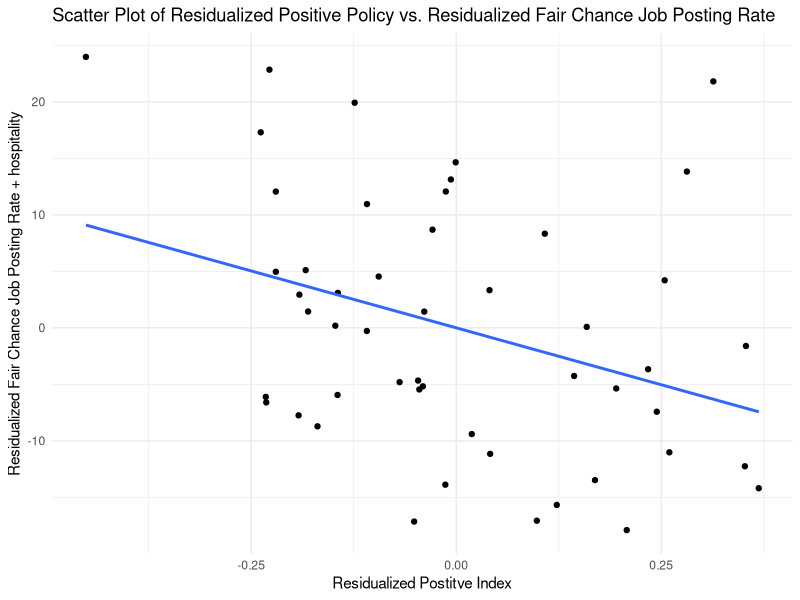
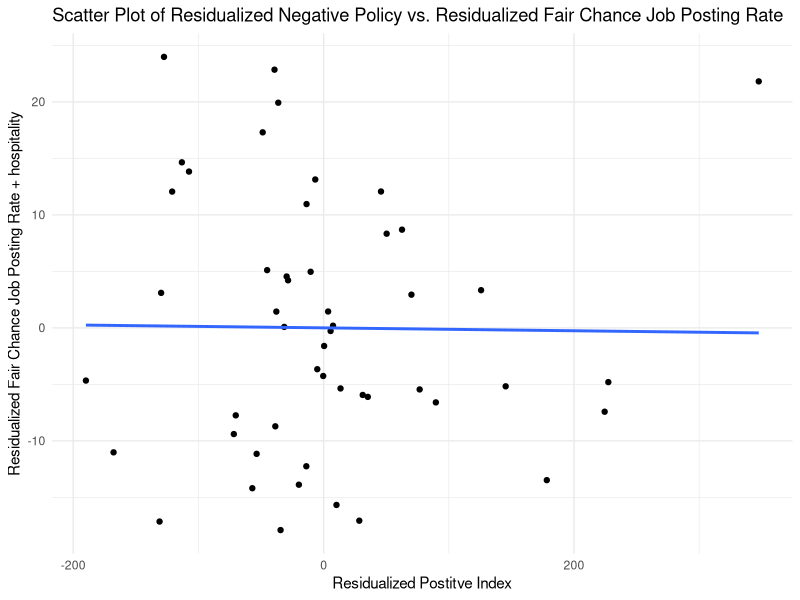

The R source for these figures, in order:
## ---- chunk 1

library(ggplot2)

# Set parameter to overwrite plots
overwrite_plots = FALSE

# Read in data: get 
pol_indices <- read.csv("regression.csv")
employment_data <- read.csv("wide_complete_industry.csv")
control_data <- read.csv("control_indices.csv")
employ_z_scores <- read.csv("employment_z_scores.csv")
indiv_pol_data <- read.csv("../Policy/PositiveIndex.csv")
indiv_pol_data <- indiv_pol_data[1:50, ]

## ---- chunk 2
# Run a linear model for fair_chance_rate vs the 5 types of control_data
lm_fairchance_controls <- lm(employment_data$avg_hospitality ~ control_data$macroeconomy + control_data$socioeconomics + control_data$politics + control_data$diversity + employ_z_scores$arts_employment_z)

# Save the residuals of the model to employment_data$fair_chance_rate_residuals
employment_data$hospitality_residuals <- residuals(lm_fairchance_controls)

# Print the summary of the linear model
summary(lm_fairchance_controls)

# Run a linear model for the total positive index vs the 5 types of control_data
lm_model_pos_index <- lm(pol_indices$tot_pos_index ~ control_data$macroeconomy + control_data$socioeconomics + control_data$politics + control_data$diversity + employ_z_scores$arts_employment_z)

# Save the residuals of the model to regression_data$tot_pos_index_residuals
pol_indices$pos_index_residuals <- residuals(lm_model_pos_index)

# Print the summary of the linear model
summary(lm_model_pos_index)

## ---- chunk 3
# Scatter plot of residualized positive policy vs. residualized fair chance job posting rate
plot_residual_pos_vs_fairchance <- ggplot(data = data.frame(y = employment_data$hospitality_residuals, x = pol_indices$pos_index_residuals)) +
  geom_point(aes(x = x, y = y)) +
  geom_smooth(aes(x = x, y = y), method="lm", se=FALSE)+
  labs(
    title = "Scatter Plot of Residualized Positive Policy vs. Residualized Fair Chance Job Posting Rate",
    y = "Residualized Fair Chance Job Posting Rate + hospitality",
    x = "Residualized Postitve Index"
  ) +
  theme_minimal()
if (overwrite_plots) {
  pdf("plot_residual_pos_vs_fairchance.pdf")
  print(plot_residual_pos_vs_fairchance)
  dev.off()
}
print(plot_residual_pos_vs_fairchance)
## ---- chunk 4
# Create binary variables for "above or below average" for each measure (Positive Policy Index)
policy_above_avg_pos <- ifelse(pol_indices$pos_index_residuals > 0, "Above Avg", "Below Avg")
employment_above_avg <- ifelse(employment_data$hospitality_residuals > 0, "Above Avg", "Below Avg")

# Create a contingency table based on the two categorical variables (Positive Policy Index)
contingency_table_pos <- table(policy_above_avg_pos, employment_above_avg)

# Print the contingency table (Positive Policy Index)
print(contingency_table_pos)

# Run the chi-square test of independence (Positive Policy Index)
chi_squared_result_pos <- chisq.test(contingency_table_pos)

# Print the test result (Positive Policy Index)
print(chi_squared_result_pos)
## ---- chunk 5

# Run a linear model for the total positive index vs the 5 types of control_data
lm_model_neg_index <- lm(pol_indices$neg_combo_index ~ control_data$macroeconomy + control_data$socioeconomics + control_data$politics + control_data$diversity + employ_z_scores$arts_employment_z)

# Save the residuals of the model to regression_data$tot_pos_index_residuals
pol_indices$neg_index_residuals <- residuals(lm_model_neg_index)

# Print the summary of the linear model
summary(lm_model_neg_index)

## ---- chunk 6
# Scatter plot of residualized positive policy vs. residualized fair chance job posting rate
plot_residual_neg_vs_fairchance <- ggplot(data = data.frame(y = employment_data$hospitality_residuals, x = pol_indices$neg_index_residuals)) +
  geom_point(aes(x = x, y = y)) +
  geom_smooth(aes(x = x, y = y), method="lm", se=FALSE)+
  labs(
    title = "Scatter Plot of Residualized Negative Policy vs. Residualized Fair Chance Job Posting Rate",
    y = "Residualized Fair Chance Job Posting Rate + hospitality",
    x = "Residualized Postitve Index"
  ) +
  theme_minimal()
if (overwrite_plots) {
  pdf("plot_residual_neg_vs_fairchance.pdf")
  print(plot_residual_neg_vs_fairchance)
  dev.off()
}
print(plot_residual_neg_vs_fairchance)
## ---- chunk 7
# Create binary variables for "above or below average" for each measure (Positive Policy Index)
policy_above_avg_neg <- ifelse(pol_indices$neg_index_residuals > 0, "Above Avg", "Below Avg")
employment_above_avg <- ifelse(employment_data$hospitality_residuals > 0, "Above Avg", "Below Avg")

# Create a contingency table based on the two categorical variables (Positive Policy Index)
contingency_table_neg <- table(policy_above_avg_neg, employment_above_avg)

# Print the contingency table (Positive Policy Index)
print(contingency_table_neg)

# Run the chi-square test of independence (Positive Policy Index)
chi_squared_result_neg <- chisq.test(contingency_table_pos)

# Print the test result (Positive Policy Index)
print(chi_squared_result_neg)
